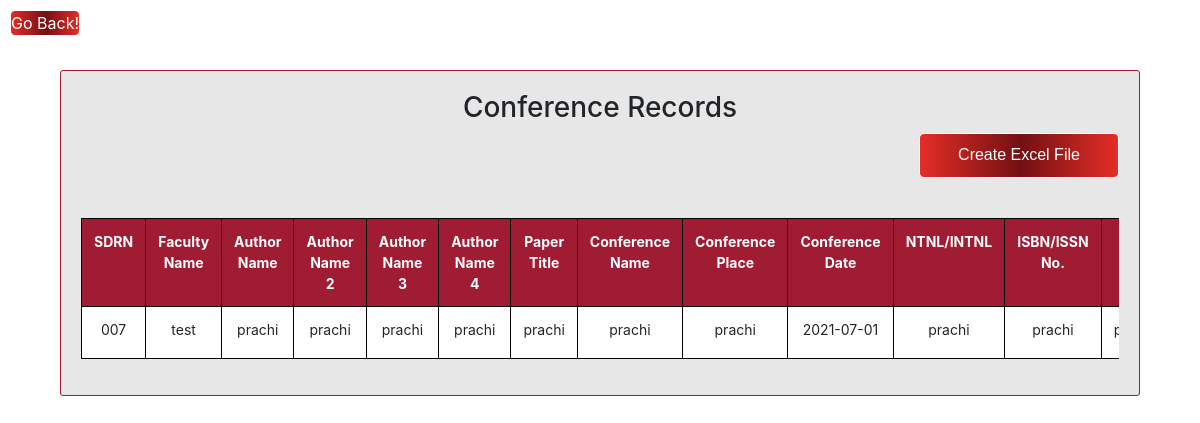
Screenshot of /Faculty/src/Details_show/show_conference.php (signed in) with the database file from the repository.
### tables this page shows
CREATE TABLE `conference` (
  `id` int(11) NOT NULL,
  `sdrn` varchar(20) NOT NULL,
  `faculty_name` varchar(255) NOT NULL,
  `author1` varchar(128) NOT NULL,
  `author2` varchar(128) NOT NULL,
  `author3` varchar(128) NOT NULL,
  `author4` varchar(128) NOT NULL,
  `paper_title` varchar(128) NOT NULL,
  `con_name` varchar(128) NOT NULL,
  `con_place` varchar(128) NOT NULL,
  `con_date` date NOT NULL,
  `ntnl_no` varchar(128) NOT NULL,
  `isbn_no` varchar(128) NOT NULL,
  `doi` varchar(128) NOT NULL,
  `year` date NOT NULL,
  `org` varchar(40) NOT NULL,
  `institute` varchar(40) NOT NULL,
  `indexed_in` varchar(128) NOT NULL,
  `no_of_times` int(128) NOT NULL,
  `reg_amount` int(128) NOT NULL,
  `amount_sanctioned` int(128) NOT NULL,
  `presented_personally` varchar(128) NOT NULL,
  `awards` varchar(128) NOT NULL,
  `opt1` varchar(128) NOT NULL,
  `opt2` varchar(128) NOT NULL,
  `opt3` varchar(128) NOT NULL
);

### Faculty/src/Details_show/show_conference.php (the view, shortened to what this page needs)
<!DOCTYPE html>
<html lang="en">
  <head>
    <link rel="stylesheet" href="../../css/internal_css.css">
    <link rel="stylesheet" href="../../css/util.css">
    <link rel="stylesheet" href="https://maxcdn.bootstrapcdn.com/bootstrap/4.3.1/css/bootstrap.min.css">
  </head>
  <body>
  <input id= "goback" type="button" value="Go Back!" onclick="history.back(-1)" />
    <div id="conference">
      <h3 class="text-center">Conference Records</h3>
      <button name="pdf_conference" id="pdf_conference" >Create Excel File</button>
      <div id="conference_tab">
        <?php
          if (isset($_SESSION['sdrn'])){
            echo'<div class="table-responsive">
            <table class="table table-bordered" >
            <tr>
              <th>SDRN</th>
              <th>Faculty Name</th>
              <th>Author Name</th>
              <th>Author Name 2</th>
              <th>Author Name 3</th>
              <th>Author Name 4</th>
              <th>Paper Title</th>
              <th>Conference Name</th>
              <th>Conference Place</th>
              <th>Conference Date</th>
              <th>NTNL/INTNL</th>
              <th>ISBN/ISSN No.</th>
              <th>DOI</th>
              <th>Publication Year</th>
              <th>Name of Organization</th>
              <th>Name of Institute</th>
              <th>Indexed in IEEE</th>
              <th>No. of Times Cited</th>
              <th>Registration Amount</th>
              <th>Amount Sanctioned</th>
              <th>Presented Personally</th>
              <th>Awards</th>
              <th>Category</th>
              <th>Option 1</th>
              <th>Option 2</th>
              <th>Update</th>
            </tr>  ';
            function fetch_conference(){
              $id = $_SESSION['sdrn'];
              $First_name= $_SESSION['First_name'];
              $Middle_name= $_SESSION['Middle_name'];
              $Last_name= $_SESSION['Last_name'];
              $faculty_name = $First_name." ".$Middle_name." ".$Last_name;
              $output1 = '';
              $connect = mysqli_connect("localhost", "root", "", "test");
              $sql1 = "SELECT * FROM conference where sdrn = '$id'OR author1 = '$faculty_name' OR author2 = '$faculty_name'
              OR author3 = '$faculty_name' OR author4 = '$faculty_name' ";
              $result1 = mysqli_query($connect, $sql1);
              while($row = mysqli_fetch_array($result1)){
                $output1 .='<tr>
                  <td>'.$row["sdrn"].'</td>
                  <td>'.$row["faculty_name"].'</td>
                  <td>'.$row["author1"].'</td>
                  <td>'.$row["author2"].'</td>
                  <td>'.$row["author3"].'</td>
                  <td>'.$row["author4"].'</td>
                  <td>'.$row["paper_title"].'</td>
                  <td>'.$row["con_name"].'</td>
                  <td>'.$row["con_place"].'</td>
                  <td>'.$row["con_date"].'</td>
                  <td>'.$row["ntnl_no"].'</td>
                  <td>'.$row["isbn_no"].'</td>
                  <td>'.$row["doi"].'</td>
                  <td>'.$row["year"].'</td>
                  <td>'.$row["org"].'</td>
                  <td>'.$row["institute"].'</td>
                  <td>'.$row["indexed_in"].'</td>
                  <td>'.$row["no_of_times"].'</td>
                  <td>'.$row["reg_amount"].'</td>
                  <td>'.$row["amount_sanctioned"].'</td>
                  <td>'.$row["presented_personally"].'</td>
                  <td>'.$row["awards"].'</td>
                  <td>'.$row["opt1"].'</td>
                  <td>'.$row["opt2"].'</td>
                  <td>'.$row["opt3"].'</td>
                  <td><a href="../Details_update/conferenceupdate.php?id='.$row["id"].'">Update</a></td>
                </tr> ';
              }
              return $output1;
            }
            echo fetch_conference();
            echo '</table>  </div>';
          }
        ?>
      </div>
    </div>
  </body>
</html>

### Faculty/css/internal_css.css (style rules this page uses)
* { margin: 0px; padding: 0px; box-sizing: border-box; }
body, html { height: auto; font-family: Poppins-Regular, sans-serif; }
h1,h2,h3,h4,h5,h6 { margin: 0px; }
button { outline: none !important; border: none; background: transparent; }
#goback { background-image: linear-gradient(to right, #e52d27 0%, #731013 51%, #e52d27 100%); color:#ffffff; border:1px solid #fff; border-radius:5px; margin: 10px; }
.table { width: 100%; border-collapse: collapse; }
.table td,.table th { padding:12px 15px; border:1px solid black!important; text-align: center; font-size:14px; }
.table th { background-color: #9F1C33; color:#ffffff; }
.table tr:nth-child(even) { background-color: white; }
div#conference { background-color:#e7e7e7; border-radius:3px; border:1px solid #9F1C33; margin-left: 5%; margin-right: 5%; margin-top : 2%; padding : 20px; }
#pdf_conference { width: 200px; height:45px; margin-bottom:40px; border-radius:5px; background-image: linear-gradient(to right, #e52d27 0%, #731013 51%, #e52d27 100%); border:1px solid #fff; color:#fff; font-family:'Raleway',sans-serif; float :right; }
html { height: auto; }
.table td,.table th { border:1px solid black; }
button { margin:10px; width: 250px; height: 50px; border-radius:5px; background:#9F1C33; color:white; border:1px solid #fff; font-size: 16px; padding: 5px; }

### rows the page displays
conference: sdrn "007", faculty_name "test", author1 "prachi", author2 "prachi", author3 "prachi", author4 "prachi", paper_title "prachi", con_name "prachi", con_place "prachi", con_date "2021-07-01", ntnl_no "prachi", isbn_no "prachi"
